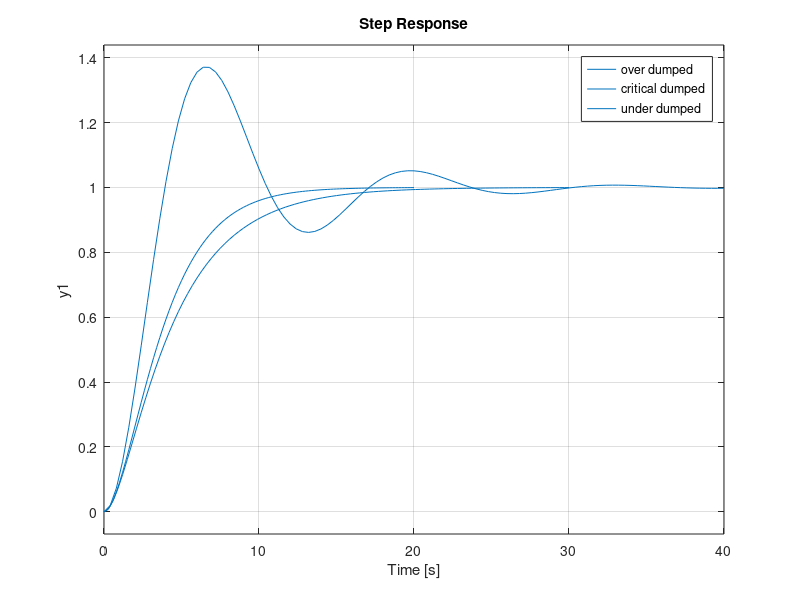

MATLAB code to generate this figure:
%over dumped
wn=0.5;
zeta=1.2;

num=[0 wn^2];
den=[1 2*zeta*wn wn^2];

G= tf(num,den);   
step(G)
hold on 


%critical dumped
wn=0.5;
zeta=1;

num=[0 wn^2];
den=[1 2*zeta*wn wn^2];

G= tf(num,den);  
step(G)
hold on 


%under dumped
wn=0.5;
zeta=0.3;

num=[0 wn^2];
den=[1 2*zeta*wn wn^2];

G= tf(num,den);  
step(G)
legend('over dumped','critical dumped','under dumped')
hold on 


%under dumped
%   wn=0.5;
%   zeta=0;
%   num=[0 wn^2];
%   den=[1 2*zeta*wn wn^2];
%   
%   G= tf(num,den);  
%   step(G)
%   legend('over dumped','critical dumped','under dumped','unstable')
%   hold on
